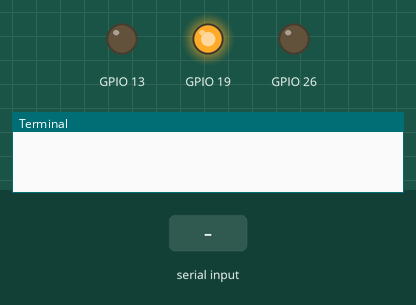
The program below on a simulated Raspberry Pi (BCM pin numbers). On the bench: output pins drawn as LEDs (lit = HIGH), the last lines printed to the terminal. Inputs (shaded band) come from the test bench. Files the program writes start out absent.

Above: at 1.2 s.
1.3 s: "1\n" received over the second serial link
At 1.42 s:
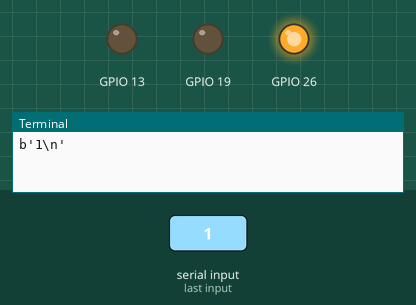
Timing chart, 0 to 4.3 s (numbered marks = the images above; inputs shaded):
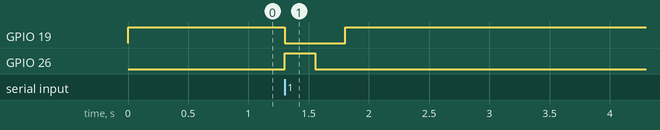

The program:

serial_read.py
```python
#!/usr/bin/env python
import time
import datetime
import os
import serial
import RPi.GPIO as GPIO

def led_setup():
    GPIO.setmode(GPIO.BCM)
    GPIO.setwarnings(False)
    GPIO.setup(26, GPIO.OUT)
    GPIO.setup(19, GPIO.OUT)
    GPIO.setup(13, GPIO.OUT)

def led_blink(led):
    for i in range (1):
        GPIO.output(led, GPIO.HIGH)
        time.sleep(0.25)
        GPIO.output(led, GPIO.LOW)
        time.sleep(0.25)

def led_on(led):
    GPIO.output(led, GPIO.HIGH)

def led_off(led):
    GPIO.output(led, GPIO.LOW)

# Serial communication parameters between Master and Balise
ser = serial.Serial(
        port='/dev/ttyS0',
        baudrate = 9600,
        parity=serial.PARITY_NONE,
        stopbits=serial.STOPBITS_ONE,
        bytesize=serial.EIGHTBITS,
        timeout=None
)

# Interval to collect data sent from Balise
INTER_BALISE = 26
INTER_MASTER = 15

# Setup the leds
led_setup()

# GPIO numbers
red = 26
yellow = 19
green = 13

# Path to log.json
s = "/home/pi/serial/logs/log.json"

while 1:
    ########## red = gpio 26, yellow = 19, green = 13 => don't belive the sticker shown on camera ########

    log_file = open(s, mode="wb")# encoding="utf-8")
    x=""

    #port_open = 0
    #if port_open == 0:
    #    print("Ok port open")
    #    port_open = 1
    #else:
    #    ser.open()
    #ser.flushInput()
    #time.sleep(30)
    #ser.flushInput()
    #ser.flushOutput()
    ser.reset_input_buffer()
    ser.reset_output_buffer()
    for i in range(16):
        # By default, yellow led is on when program is active
        led_on(yellow)

        # Reading serial text received from Balise Rpi
        x=""
        x=ser.readline()


        # Show data received on stdout (unicode)
        print(x)

        # If data received from Balise, yellow led is off, red led blinks
        led_off(yellow)
        led_blink(red)

        # Converting data from bytes string to unicode string
            #x = str(b'\xe4\xbd\xa0\xe5\xa5\xbd', encoding='utf-8')

        # Opening file for writing
        #s = "/home/pi/serial/log_%s-%s-%s-%sh%sm%ss.txt" % e.day,
        #e = datetime.datetime.now()
        #s = ("/home/pi/serial/logs/log_%s-%s-%s-%sh%sm.json" % (e.day, e.month, e.year, e.hour, e.minute))
        log_file = open(s, mode="ab")#, encoding="utf-8")
        #with open(s, encoding="utf-8", errors='ignore') as log_file:
        # log_file = open("/home/pi/logs/log_gyro.txt","w")

        if x=="":
            print("rien")
        else:
            # Decode serial data from bytes strings into utf-8 unicode strings
            #x=x.decode('utf-8')
            # Writing data in log file
            log_file.write(x)
        s0 = b'\n'
        # Closing log file
        log_file.close()
        if x==s0: #"\n":
            led_on(yellow)
            #ser.close()
            #time.sleep(27)
            #ser.reset_input_buffer()
            #ser.reset_output_buffer()
```

Measured:
- after the input at 1.3 s, GPIO 19: HIGH → LOW at once, → HIGH 0.50 s later; GPIO 26: LOW → HIGH at once, → LOW 0.25 s later
